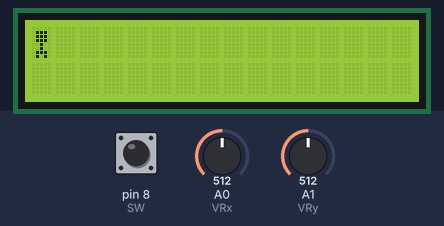
A sketch run on a simulated Arduino Uno, built with avr-gcc and run on an emulated ATmega328P. On the bench: 16×2 character LCD. Inputs (shaded band) come from the test bench; at power-on: A0 (VRx) = 512, A1 (VRy) = 512, pin 8 (SW) HIGH. What the sketch prints to the serial monitor is not drawn.

Above: at 1.2 s.
1.3 s: A0 (VRx) set to 0
At 1.56 s:
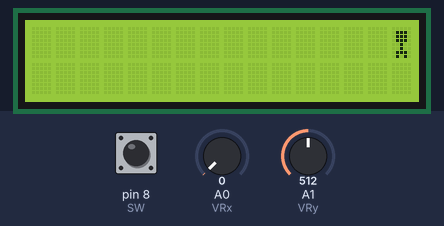
2.8 s: A1 (VRy) set to 102
5.8 s: A1 (VRy) set to 87
At 5.97 s:
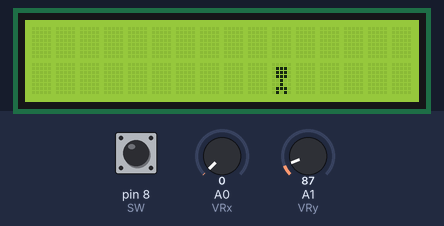
10.4 s: A0 (VRx) set to 107
13.4 s: A0 (VRx) set to 122
At 13.57 s:
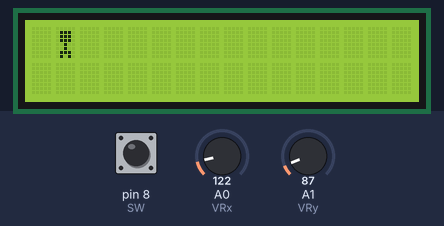
14.9 s: A0 (VRx) set to 1023
At 15.05 s:
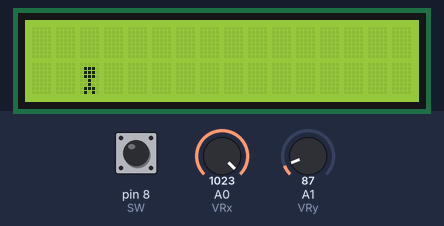

The sketch:

sketch_mar26a.ino
```cpp
#include <LiquidCrystal_I2C.h>

LiquidCrystal_I2C lcd(0x27, 16, 2);

int far = 0;
int level = 0;

int VRx = A0;
int VRy = A1;
int SW = 8;

int xPosition = 0;
int yPosition = 0;
int SW_state = 0;
int mapX = 0;
int mapY = 0;

void image(int far, int level) {
  lcd.clear();

  byte image01[8] = {B00000, B01110, B01110, B01110, B00100, B00100, B01110, B01010};

  lcd.createChar(0, image01);

  lcd.setCursor(far, level);
  lcd.write(byte(0));
}

void setup() {
  Serial.begin(9600);
  lcd.init();
  lcd.backlight();
  image(0, 0);

}

void loop() {

  xPosition = analogRead(VRx);
  yPosition = analogRead(VRy);
  SW_state = digitalRead(SW);
  mapX = map(xPosition, 0, 1023, -512, 512);
  mapY = map(yPosition, -21, 1023, -512, 512);
  mapY = -mapY;

  if (far < 0){
    far = 16;
  }

  if (mapY > 400){
    level++;
    image(far % 16, level % 2);
  }
  if (mapY < -400){
    level--;
    image(far % 16, level % 2);
  }
  if (mapX > 400){
    far++;
    image(far % 16, level % 2);
  }
  if (mapX < -400){
    far--;
    image(far % 16, level % 2);
  }

  Serial.print("\nFar:");
  Serial.print(far);
  Serial.print("\tLevel:");
  Serial.print(level);

  delay(100);

}
```

Measured:
- after the input at 1.3 s, the display: first changes after 0.10 s (image 1 shows a later state)
- after the input at 14.9 s, the display: changes after 0.10 s (image 4)
